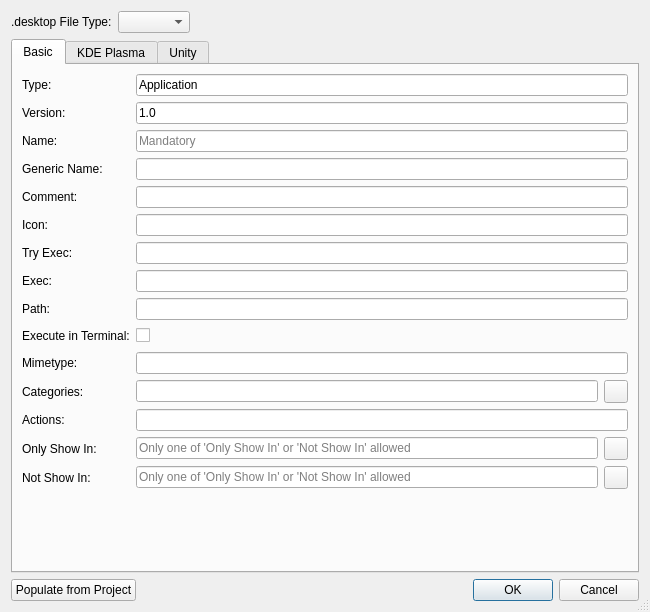
<?xml version="1.0" encoding="UTF-8"?>
<ui version="4.0">
 <class>DotDesktopWizardDialog</class>
 <widget class="QDialog" name="DotDesktopWizardDialog">
  <property name="geometry">
   <rect>
    <x>0</x>
    <y>0</y>
    <width>650</width>
    <height>612</height>
   </rect>
  </property>
  <property name="windowTitle">
   <string>.desktop Wizard</string>
  </property>
  <property name="sizeGripEnabled">
   <bool>true</bool>
  </property>
  <layout class="QVBoxLayout" name="verticalLayout">
   <item>
    <layout class="QHBoxLayout" name="horizontalLayout_2">
     <item>
      <widget class="QLabel" name="label">
       <property name="text">
        <string>.desktop File Type:</string>
       </property>
      </widget>
     </item>
     <item>
      <widget class="QComboBox" name="typeComboBox">
       <property name="toolTip">
        <string>Select a target .desktop file format</string>
       </property>
      </widget>
     </item>
     <item>
      <spacer name="horizontalSpacer">
       <property name="orientation">
        <enum>Qt::Horizontal</enum>
       </property>
       <property name="sizeHint" stdset="0">
        <size>
         <width>40</width>
         <height>20</height>
        </size>
       </property>
      </spacer>
     </item>
    </layout>
   </item>
   <item>
    <widget class="QTabWidget" name="dataTabWidget">
     <property name="currentIndex">
      <number>0</number>
     </property>
     <widget class="QWidget" name="basicTab">
      <attribute name="title">
       <string>Basic</string>
      </attribute>
      <layout class="QGridLayout" name="gridLayout">
       <item row="0" column="0">
        <widget class="QLabel" name="label_3">
         <property name="text">
          <string>Type:</string>
         </property>
        </widget>
       </item>
       <item row="0" column="1" colspan="3">
        <widget class="E5ClearableLineEdit" name="typeEdit">
         <property name="toolTip">
          <string>Enter the type</string>
         </property>
         <property name="text">
          <string notr="true">Application</string>
         </property>
         <property name="placeholderText">
          <string>Mandatory</string>
         </property>
        </widget>
       </item>
       <item row="1" column="0">
        <widget class="QLabel" name="label_2">
         <property name="text">
          <string>Version:</string>
         </property>
        </widget>
       </item>
       <item row="1" column="1" colspan="3">
        <widget class="E5ClearableLineEdit" name="versionEdit">
         <property name="toolTip">
          <string>Enter the version of the .desktop specification</string>
         </property>
         <property name="text">
          <string notr="true">1.0</string>
         </property>
        </widget>
       </item>
       <item row="2" column="0">
        <widget class="QLabel" name="label_4">
         <property name="text">
          <string>Name:</string>
         </property>
        </widget>
       </item>
       <item row="2" column="1" colspan="3">
        <widget class="E5ClearableLineEdit" name="nameEdit">
         <property name="toolTip">
          <string>Enter the application name</string>
         </property>
         <property name="placeholderText">
          <string>Mandatory</string>
         </property>
        </widget>
       </item>
       <item row="3" column="0">
        <widget class="QLabel" name="label_5">
         <property name="text">
          <string>Generic Name:</string>
         </property>
        </widget>
       </item>
       <item row="3" column="1" colspan="3">
        <widget class="E5ClearableLineEdit" name="genericNameEdit">
         <property name="toolTip">
          <string>Enter the generic application name</string>
         </property>
        </widget>
       </item>
       <item row="4" column="0">
        <widget class="QLabel" name="label_6">
         <property name="text">
          <string>Comment:</string>
         </property>
        </widget>
       </item>
       <item row="4" column="1" colspan="3">
        <widget class="E5ClearableLineEdit" name="commentEdit">
         <property name="toolTip">
          <string>Enter a comment</string>
         </property>
        </widget>
       </item>
       <item row="5" column="0">
        <widget class="QLabel" name="label_7">
         <property name="text">
          <string>Icon:</string>
         </property>
        </widget>
       </item>
       <item row="5" column="1" colspan="3">
        <widget class="E5ClearableLineEdit" name="iconFileEdit">
         <property name="toolTip">
          <string>Enter the icon file name</string>
         </property>
        </widget>
       </item>
       <item row="6" column="0">
        <widget class="QLabel" name="label_10">
         <property name="text">
          <string>Try Exec:</string>
         </property>
        </widget>
       </item>
       <item row="6" column="1" colspan="3">
        <widget class="E5ClearableLineEdit" name="tryExecEdit">
         <property name="toolTip">
          <string>Enter an executable command used to determine the application's presence</string>
         </property>
        </widget>
       </item>
       <item row="7" column="0">
        <widget class="QLabel" name="label_9">
         <property name="text">
          <string>Exec:</string>
         </property>
        </widget>
       </item>
       <item row="7" column="1" colspan="3">
        <widget class="E5ClearableLineEdit" name="execEdit">
         <property name="toolTip">
          <string>Enter the executable command</string>
         </property>
        </widget>
       </item>
       <item row="8" column="0">
        <widget class="QLabel" name="label_30">
         <property name="text">
          <string>Path:</string>
         </property>
        </widget>
       </item>
       <item row="8" column="1" colspan="3">
        <widget class="E5ClearableLineEdit" name="pathEdit">
         <property name="toolTip">
          <string>Enter the working directory</string>
         </property>
        </widget>
       </item>
       <item row="9" column="0">
        <widget class="QLabel" name="label_12">
         <property name="text">
          <string>Execute in Terminal:</string>
         </property>
        </widget>
       </item>
       <item row="9" column="1">
        <widget class="QCheckBox" name="terminalCheckBox">
         <property name="toolTip">
          <string>Select to execute the application in a terminal</string>
         </property>
         <property name="text">
          <string/>
         </property>
        </widget>
       </item>
       <item row="9" column="2" colspan="2">
        <spacer name="horizontalSpacer_3">
         <property name="orientation">
          <enum>Qt::Horizontal</enum>
         </property>
         <property name="sizeHint" stdset="0">
          <size>
           <width>504</width>
           <height>20</height>
          </size>
         </property>
        </spacer>
       </item>
       <item row="10" column="0">
        <widget class="QLabel" name="label_11">
         <property name="text">
          <string>Mimetype:</string>
         </property>
        </widget>
       </item>
       <item row="10" column="1" colspan="3">
        <widget class="E5ClearableLineEdit" name="mimetypeEdit">
         <property name="toolTip">
          <string>Enter the mime type</string>
         </property>
        </widget>
       </item>
       <item row="11" column="0">
        <widget class="QLabel" name="label_8">
         <property name="text">
          <string>Categories:</string>
         </property>
        </widget>
       </item>
       <item row="11" column="1" colspan="2">
        <widget class="E5ClearableLineEdit" name="categoriesEdit">
         <property name="toolTip">
          <string>Enter the list of categories separated by ';'</string>
         </property>
        </widget>
       </item>
       <item row="11" column="3">
        <widget class="QToolButton" name="categoriesButton">
         <property name="toolTip">
          <string>Press to select the categories via a dialog</string>
         </property>
        </widget>
       </item>
       <item row="12" column="0">
        <widget class="QLabel" name="label_13">
         <property name="text">
          <string>Actions:</string>
         </property>
        </widget>
       </item>
       <item row="12" column="1" colspan="3">
        <widget class="E5ClearableLineEdit" name="actionsEdit">
         <property name="toolTip">
          <string>Enter the list of actions separated by ';'</string>
         </property>
        </widget>
       </item>
       <item row="13" column="0">
        <widget class="QLabel" name="label_14">
         <property name="text">
          <string>Only Show In:</string>
         </property>
        </widget>
       </item>
       <item row="13" column="1" colspan="2">
        <widget class="E5ClearableLineEdit" name="onlyShowEdit">
         <property name="toolTip">
          <string>Enter the list of environments to show in separated by ';'</string>
         </property>
         <property name="placeholderText">
          <string>Only one of 'Only Show In' or 'Not Show In' allowed</string>
         </property>
        </widget>
       </item>
       <item row="13" column="3">
        <widget class="QToolButton" name="onlyShowButton">
         <property name="toolTip">
          <string>Press to select the environments via a dialog</string>
         </property>
        </widget>
       </item>
       <item row="14" column="0">
        <widget class="QLabel" name="label_15">
         <property name="text">
          <string>Not Show In:</string>
         </property>
        </widget>
       </item>
       <item row="14" column="1" colspan="2">
        <widget class="E5ClearableLineEdit" name="notShowEdit">
         <property name="toolTip">
          <string>Enter the list of environments to not show in separated by ';'</string>
         </property>
         <property name="placeholderText">
          <string>Only one of 'Only Show In' or 'Not Show In' allowed</string>
         </property>
        </widget>
       </item>
       <item row="14" column="3">
        <widget class="QToolButton" name="notShowButton">
         <property name="toolTip">
          <string>Press to select the environments via a dialog</string>
         </property>
        </widget>
       </item>
       <item row="15" column="2">
        <spacer name="verticalSpacer">
         <property name="orientation">
          <enum>Qt::Vertical</enum>
         </property>
         <property name="sizeHint" stdset="0">
          <size>
           <width>20</width>
           <height>4</height>
          </size>
         </property>
        </spacer>
       </item>
      </layout>
     </widget>
     <widget class="QWidget" name="kdeTab">
      <attribute name="title">
       <string>KDE Plasma</string>
      </attribute>
      <layout class="QGridLayout" name="gridLayout_2">
       <item row="0" column="0">
        <widget class="QLabel" name="label_16">
         <property name="text">
          <string>Encoding:</string>
         </property>
        </widget>
       </item>
       <item row="0" column="1" colspan="2">
        <widget class="QComboBox" name="kdeEncodingComboBox">
         <property name="toolTip">
          <string>Select the encoding of the file</string>
         </property>
        </widget>
       </item>
       <item row="1" column="0">
        <widget class="QLabel" name="label_17">
         <property name="text">
          <string>API:</string>
         </property>
        </widget>
       </item>
       <item row="1" column="1" colspan="2">
        <widget class="QComboBox" name="kdeApiComboBox">
         <property name="toolTip">
          <string>Select the Plasma API</string>
         </property>
        </widget>
       </item>
       <item row="2" column="0">
        <widget class="QLabel" name="label_18">
         <property name="text">
          <string>Service Type:</string>
         </property>
        </widget>
       </item>
       <item row="2" column="1" colspan="2">
        <widget class="E5ClearableLineEdit" name="kdeServiceTypeEdit">
         <property name="toolTip">
          <string>Enter the service type</string>
         </property>
         <property name="text">
          <string notr="true">Plasma/Applet</string>
         </property>
        </widget>
       </item>
       <item row="3" column="0">
        <widget class="QLabel" name="label_19">
         <property name="text">
          <string>Main Script:</string>
         </property>
        </widget>
       </item>
       <item row="3" column="1" colspan="2">
        <widget class="E5ClearableLineEdit" name="kdeMainScriptEdit">
         <property name="toolTip">
          <string>Enter the main script name</string>
         </property>
        </widget>
       </item>
       <item row="4" column="0">
        <widget class="QLabel" name="label_20">
         <property name="text">
          <string>Author:</string>
         </property>
        </widget>
       </item>
       <item row="4" column="1" colspan="2">
        <widget class="E5ClearableLineEdit" name="kdeAuthorEdit">
         <property name="toolTip">
          <string>Enter the author's name</string>
         </property>
        </widget>
       </item>
       <item row="5" column="0">
        <widget class="QLabel" name="label_21">
         <property name="text">
          <string>Email:</string>
         </property>
        </widget>
       </item>
       <item row="5" column="1" colspan="2">
        <widget class="E5ClearableLineEdit" name="kdeEmailEdit">
         <property name="toolTip">
          <string>Enter the auhor email</string>
         </property>
        </widget>
       </item>
       <item row="6" column="0">
        <widget class="QLabel" name="label_23">
         <property name="text">
          <string>Name:</string>
         </property>
        </widget>
       </item>
       <item row="6" column="1" colspan="2">
        <widget class="E5ClearableLineEdit" name="kdeNameEdit">
         <property name="toolTip">
          <string>Enter the application name</string>
         </property>
        </widget>
       </item>
       <item row="7" column="0">
        <widget class="QLabel" name="label_22">
         <property name="text">
          <string>Version:</string>
         </property>
        </widget>
       </item>
       <item row="7" column="1" colspan="2">
        <widget class="E5ClearableLineEdit" name="kdeVersionEdit">
         <property name="toolTip">
          <string>Enter the version number in the form 'major.minor[.patch[.sub]]'</string>
         </property>
        </widget>
       </item>
       <item row="8" column="0">
        <widget class="QLabel" name="label_24">
         <property name="text">
          <string>Website:</string>
         </property>
        </widget>
       </item>
       <item row="8" column="1" colspan="2">
        <widget class="E5ClearableLineEdit" name="kdeWebsiteEdit">
         <property name="toolTip">
          <string>Enter the URL of the website</string>
         </property>
        </widget>
       </item>
       <item row="9" column="0">
        <widget class="QLabel" name="label_25">
         <property name="text">
          <string>Category:</string>
         </property>
        </widget>
       </item>
       <item row="9" column="1" colspan="2">
        <widget class="QComboBox" name="kdeCategoryComboBox">
         <property name="toolTip">
          <string>Select a category</string>
         </property>
        </widget>
       </item>
       <item row="10" column="0">
        <widget class="QLabel" name="label_26">
         <property name="text">
          <string>Depends:</string>
         </property>
        </widget>
       </item>
       <item row="10" column="1" colspan="2">
        <widget class="E5ClearableLineEdit" name="kdeDependsEdit">
         <property name="toolTip">
          <string>Enter the list of dependancies separated by ';'</string>
         </property>
        </widget>
       </item>
       <item row="11" column="0">
        <widget class="QLabel" name="label_27">
         <property name="text">
          <string>License:</string>
         </property>
        </widget>
       </item>
       <item row="11" column="1" colspan="2">
        <widget class="E5ClearableLineEdit" name="kdeLicensEdit">
         <property name="toolTip">
          <string>Enter the license type</string>
         </property>
         <property name="text">
          <string notr="true">GPLv3</string>
         </property>
        </widget>
       </item>
       <item row="12" column="0">
        <widget class="QLabel" name="label_28">
         <property name="text">
          <string>Enabled by Default:</string>
         </property>
        </widget>
       </item>
       <item row="12" column="1">
        <widget class="QCheckBox" name="kdeEnabledDefaultCheckBox">
         <property name="toolTip">
          <string>Select to enable this by default</string>
         </property>
         <property name="text">
          <string/>
         </property>
        </widget>
       </item>
       <item row="12" column="2">
        <spacer name="horizontalSpacer_4">
         <property name="orientation">
          <enum>Qt::Horizontal</enum>
         </property>
         <property name="sizeHint" stdset="0">
          <size>
           <width>508</width>
           <height>17</height>
          </size>
         </property>
        </spacer>
       </item>
       <item row="13" column="0">
        <spacer name="verticalSpacer_2">
         <property name="orientation">
          <enum>Qt::Vertical</enum>
         </property>
         <property name="sizeHint" stdset="0">
          <size>
           <width>20</width>
           <height>37</height>
          </size>
         </property>
        </spacer>
       </item>
      </layout>
     </widget>
     <widget class="QWidget" name="unityTab">
      <attribute name="title">
       <string>Unity</string>
      </attribute>
      <layout class="QGridLayout" name="gridLayout_3">
       <item row="0" column="0">
        <widget class="QLabel" name="label_29">
         <property name="text">
          <string>X-Ayatana-Desktop-Shortcuts:</string>
         </property>
        </widget>
       </item>
       <item row="0" column="1">
        <widget class="E5ClearableLineEdit" name="unityShortcutsEdit">
         <property name="toolTip">
          <string>Enter the desktop shortcuts separated by ';'</string>
         </property>
         <property name="text">
          <string notr="true">Next;Previous</string>
         </property>
        </widget>
       </item>
       <item row="1" column="1">
        <spacer name="verticalSpacer_3">
         <property name="orientation">
          <enum>Qt::Vertical</enum>
         </property>
         <property name="sizeHint" stdset="0">
          <size>
           <width>20</width>
           <height>382</height>
          </size>
         </property>
        </spacer>
       </item>
      </layout>
     </widget>
    </widget>
   </item>
   <item>
    <layout class="QHBoxLayout" name="horizontalLayout">
     <item>
      <widget class="QPushButton" name="projectButton">
       <property name="toolTip">
        <string>Press to populate entry fields from project data</string>
       </property>
       <property name="text">
        <string>Populate from Project</string>
       </property>
      </widget>
     </item>
     <item>
      <spacer name="horizontalSpacer_2">
       <property name="orientation">
        <enum>Qt::Horizontal</enum>
       </property>
       <property name="sizeHint" stdset="0">
        <size>
         <width>40</width>
         <height>20</height>
        </size>
       </property>
      </spacer>
     </item>
     <item>
      <widget class="QDialogButtonBox" name="buttonBox">
       <property name="orientation">
        <enum>Qt::Horizontal</enum>
       </property>
       <property name="standardButtons">
        <set>QDialogButtonBox::Cancel|QDialogButtonBox::Ok</set>
       </property>
      </widget>
     </item>
    </layout>
   </item>
  </layout>
 </widget>
 <customwidgets>
  <customwidget>
   <class>E5ClearableLineEdit</class>
   <extends>QLineEdit</extends>
   <header>E5Gui/E5LineEdit.h</header>
  </customwidget>
 </customwidgets>
 <tabstops>
  <tabstop>typeComboBox</tabstop>
  <tabstop>dataTabWidget</tabstop>
  <tabstop>typeEdit</tabstop>
  <tabstop>versionEdit</tabstop>
  <tabstop>nameEdit</tabstop>
  <tabstop>genericNameEdit</tabstop>
  <tabstop>commentEdit</tabstop>
  <tabstop>iconFileEdit</tabstop>
  <tabstop>tryExecEdit</tabstop>
  <tabstop>execEdit</tabstop>
  <tabstop>pathEdit</tabstop>
  <tabstop>terminalCheckBox</tabstop>
  <tabstop>mimetypeEdit</tabstop>
  <tabstop>categoriesEdit</tabstop>
  <tabstop>categoriesButton</tabstop>
  <tabstop>actionsEdit</tabstop>
  <tabstop>onlyShowEdit</tabstop>
  <tabstop>onlyShowButton</tabstop>
  <tabstop>notShowEdit</tabstop>
  <tabstop>notShowButton</tabstop>
  <tabstop>kdeEncodingComboBox</tabstop>
  <tabstop>kdeApiComboBox</tabstop>
  <tabstop>kdeServiceTypeEdit</tabstop>
  <tabstop>kdeMainScriptEdit</tabstop>
  <tabstop>kdeAuthorEdit</tabstop>
  <tabstop>kdeEmailEdit</tabstop>
  <tabstop>kdeNameEdit</tabstop>
  <tabstop>kdeVersionEdit</tabstop>
  <tabstop>kdeWebsiteEdit</tabstop>
  <tabstop>kdeCategoryComboBox</tabstop>
  <tabstop>kdeDependsEdit</tabstop>
  <tabstop>kdeLicensEdit</tabstop>
  <tabstop>kdeEnabledDefaultCheckBox</tabstop>
  <tabstop>unityShortcutsEdit</tabstop>
  <tabstop>projectButton</tabstop>
  <tabstop>buttonBox</tabstop>
 </tabstops>
 <resources/>
 <connections>
  <connection>
   <sender>buttonBox</sender>
   <signal>accepted()</signal>
   <receiver>DotDesktopWizardDialog</receiver>
   <slot>accept()</slot>
   <hints>
    <hint type="sourcelabel">
     <x>248</x>
     <y>254</y>
    </hint>
    <hint type="destinationlabel">
     <x>157</x>
     <y>274</y>
    </hint>
   </hints>
  </connection>
  <connection>
   <sender>buttonBox</sender>
   <signal>rejected()</signal>
   <receiver>DotDesktopWizardDialog</receiver>
   <slot>reject()</slot>
   <hints>
    <hint type="sourcelabel">
     <x>316</x>
     <y>260</y>
    </hint>
    <hint type="destinationlabel">
     <x>286</x>
     <y>274</y>
    </hint>
   </hints>
  </connection>
 </connections>
</ui>
